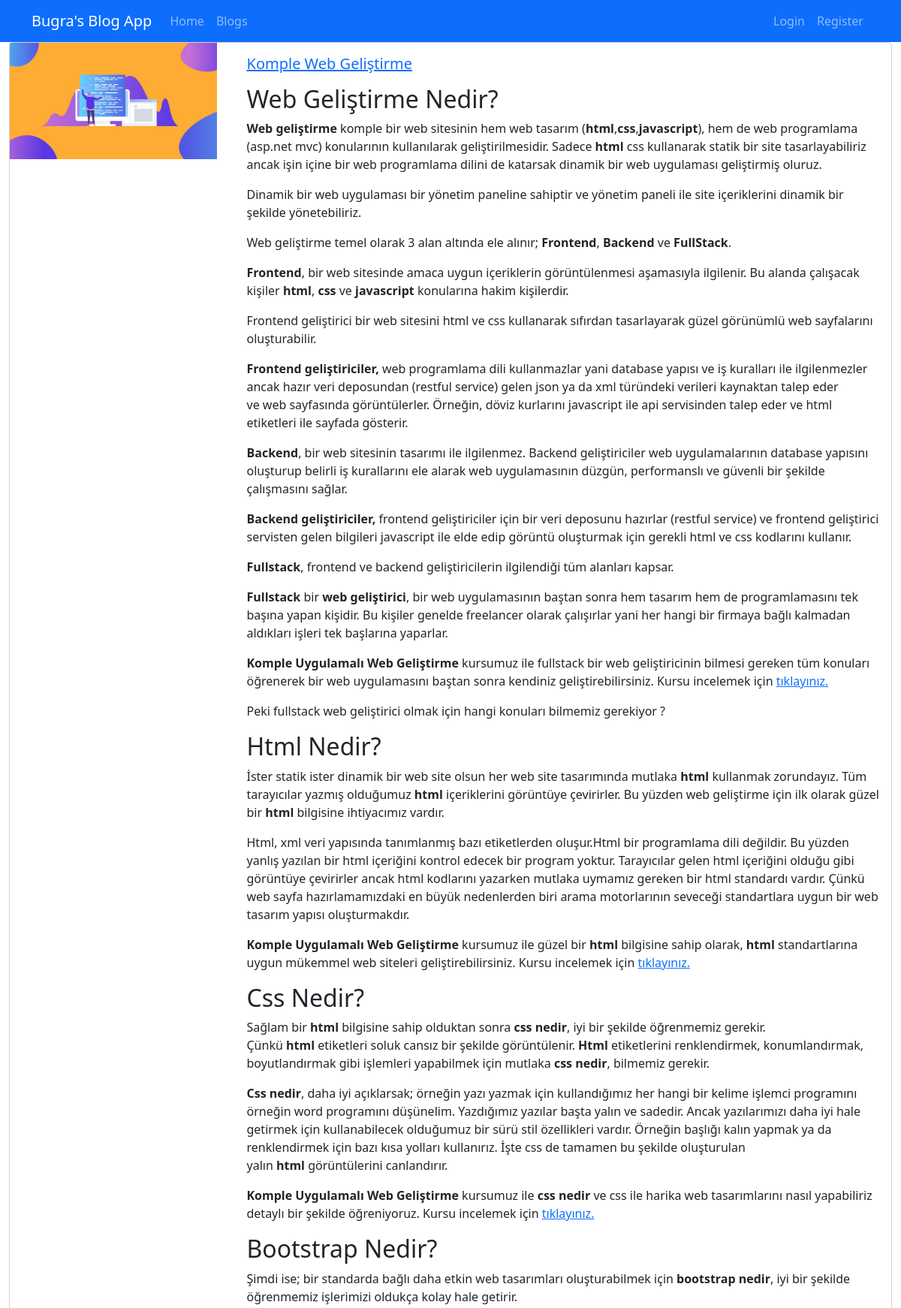
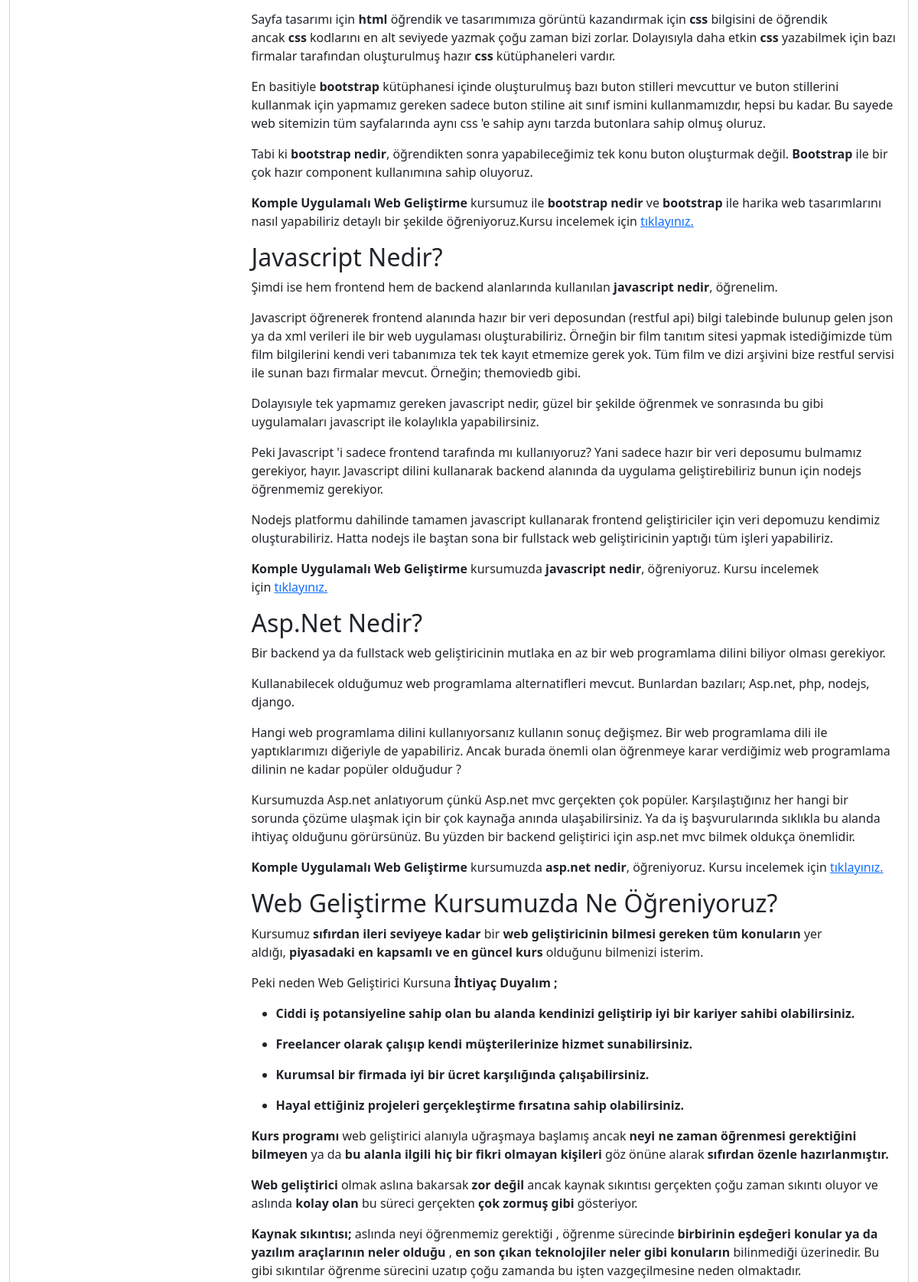
The app's page /blogs/komple-web-gelistirme (upper part) with its own data (2 pictures, top to bottom).
### blog/models.py (models this page shows, shortened)
class Blog(models.Model):
    title = models.CharField(max_length=200)
    image = models.ImageField(upload_to="blogs")
    description = RichTextField()
    is_active = models.BooleanField()
    is_home = models.BooleanField(default=False)
    slug = models.SlugField(blank=True, unique=True, db_index=True, editable=False)
    categories = models.ManyToManyField(Category)

### blog/views.py (the view)
# urls.py: path("blogs/<slug:slug>", views.blog_details, name="blog_details")
def blog_details(request, slug):
    blog = Blog.objects.get(slug=slug)
    return render(request, "blog/blog-details.html", {"blog": blog})

### blog/templates/blog/blog-details.html (shortened to what this page needs)
{% extends "base.html" %}
{% block content %}
{% load static %}
<div class="container-fluid">
    <div class="row">
        <div class="col-12">
            <div class="card mb-3">
                <div class="row">
                    <div class="col-md-3">
                        <img class="img-fluid" src="{{ blog.image.url }}">
                    </div>
                    <div class="col-md-9">
                        <div class="card-body">
                            <h5 class="card-title">
                                <a href="{% url 'blog_details' blog.slug %}">
                                    {{blog.title}}
                                </a>
                            </h5>
                            <p class="card-text">{{blog.description |safe}}</p>
                        </div>
                    </div>
                </div>
            </div>
        </div>
    </div>
</div>
{% endblock %}

### records on screen
Blog: image (picture), title "Komple Web Geliştirme", description "Web Geliştirme Nedir? Web geliştirme komple bir web sitesinin hem web tasarım ( html , css , javascript ), hem de web programlama (asp.net mvc) konularının kullanılarak geliştirilmesidir. Sadece html css kullanarak statik bir site tasarlayabiliriz ancak işin içine bir web programlama dilini de katarsak dinamik bir web uygulaması geliştirmiş oluruz. Dinamik bir web uygulaması bir yönetim paneline sahiptir ve yönetim paneli ile site içeriklerini dinamik bir şekilde yönetebiliriz. Web geliştirme temel olarak 3 alan altında ele alınır; Frontend , Backend ve FullStack . Frontend , bir web sitesinde amaca uygun içeriklerin görüntülenmesi aşamasıyla ilgilenir. Bu alanda çalışacak kişiler html ,…"
